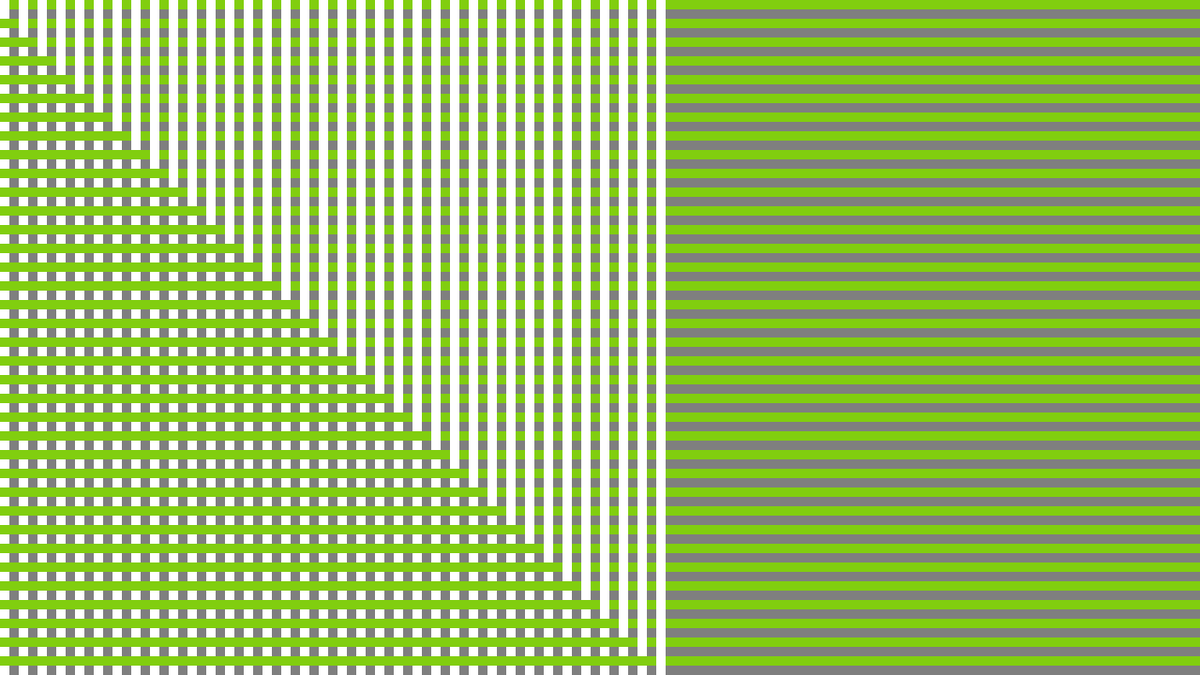
Frame 1 (no input)
Frame 60 (no input): identical to frame 1, image omitted
Frame 120 (the mouse pressed at the canvas centre since frame 60): identical to frame 1, image omitted

The p5.js sketch that drew this single still picture (run headless with seeded random() and noise() and a simulated clock; from frame 60 on, the mouse is pressed at the canvas centre):

// p5.js sketch
// ── sketch.js
function setup() {
  createCanvas(1280, 720);
}

function draw() {
  background(127);
  noStroke();
  for (let i = 0; i < height; i += 20) {
    fill(129, 206, 15);
    rect(0, i, width, 10);
    fill(255);
    rect(i, 0, 10, height);
  }
}
